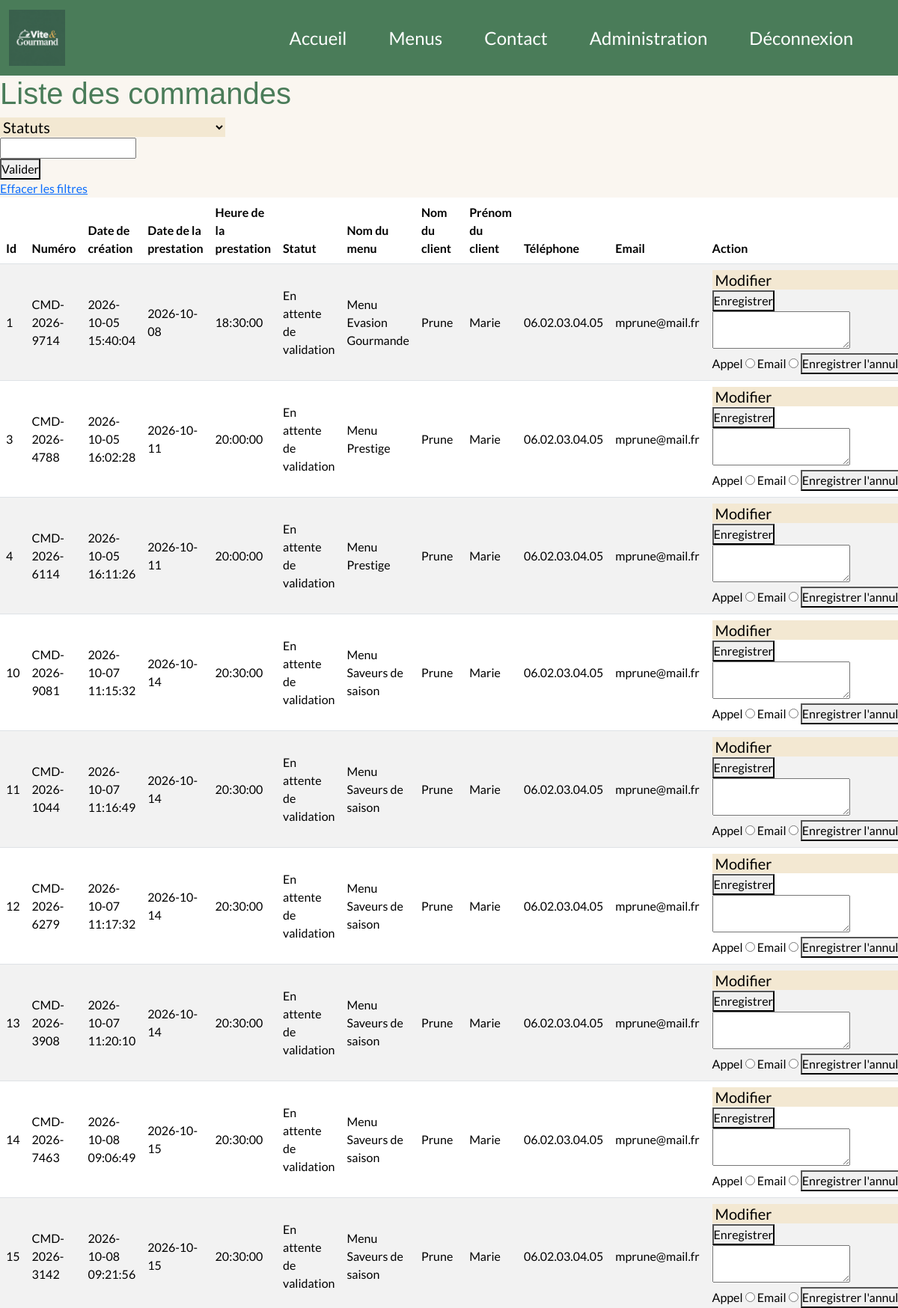
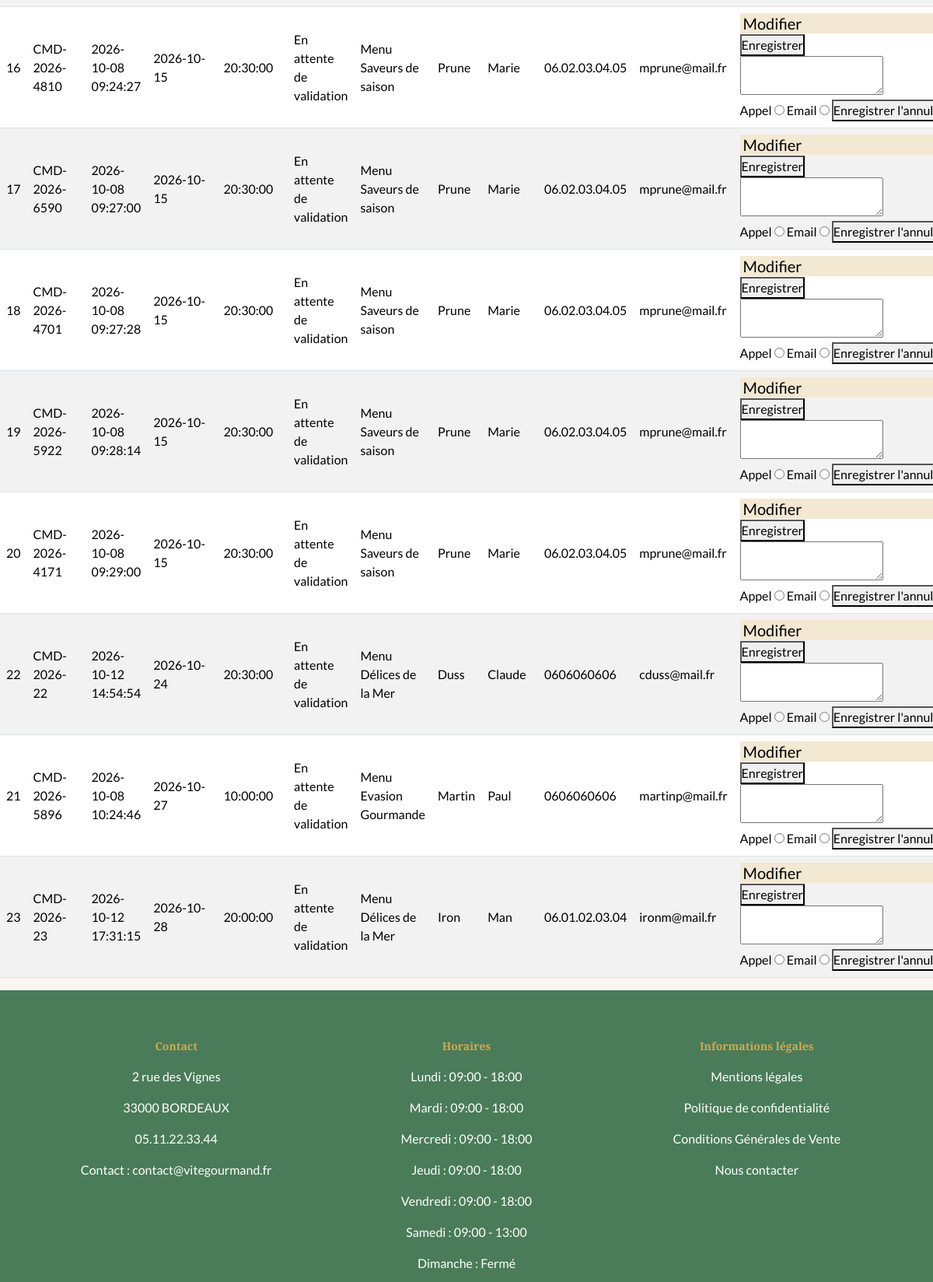
The app's page /?page=admin_commandes (signed in, upper part) with its own data (2 pictures, top to bottom).
### tables this page shows
CREATE TABLE IF NOT EXISTS commandes
(
id INT NOT NULL PRIMARY KEY AUTO_INCREMENT,
numero VARCHAR (20) UNIQUE NOT NULL,
statut VARCHAR (50) NOT NULL DEFAULT 'En attente de validation',
adresseLivraison VARCHAR (250) NOT NULL,
complementLivraison VARCHAR (250),
codePostalLivraison VARCHAR(20) NOT NULL,
communeLivraison VARCHAR(250) NOT NULL,
datePrestation DATE NOT NULL,
heurePrestation TIME NOT NULL,
nbPersonneCommande INTEGER NOT NULL,
prixTotal DECIMAL (10, 2) NOT NULL,
fraisLivraison DECIMAL (10, 2) NOT NULL,
montantRemise DECIMAL (10, 2) NOT NULL DEFAULT 0.00,
motifAnnulation VARCHAR (250),
modeContact VARCHAR (50),
dateCreation DATETIME NOT NULL DEFAULT CURRENT_TIMESTAMP,
menu_id INTEGER NOT NULL,
compte_id INTEGER NOT NULL,
Foreign Key (compte_id) REFERENCES comptes(id),
Foreign Key (menu_id) REFERENCES menus(id)
);

CREATE TABLE IF NOT EXISTS menus 
(
id INT NOT NULL PRIMARY KEY AUTO_INCREMENT,
nomMenu VARCHAR (250) NOT NULL,
description VARCHAR (250) NOT NULL,
theme VARCHAR (250) NOT NULL,
nbPersonneMin INTEGER NOT NULL,
prix FLOAT NOT NULL,
conditions VARCHAR (250) NOT NULL,
regime VARCHAR (250) NOT NULL,
allergenes VARCHAR (250) NOT NULL,
stock INTEGER NOT NULL,
image VARCHAR (250) NOT NULL
);

CREATE TABLE IF NOT EXISTS comptes 
(
id INT NOT NULL PRIMARY KEY AUTO_INCREMENT,
email VARCHAR (250) UNIQUE NOT NULL,
mot_de_passe_hash VARCHAR (250) NOT NULL,
nom VARCHAR (250) NOT NULL,
prenom VARCHAR (250) NOT NULL,
telephone VARCHAR (20),
adresse VARCHAR (250),
complement_adresse VARCHAR(250),
code_postal VARCHAR (20),
commune VARCHAR(250),
role VARCHAR (50) DEFAULT 'utilisateur',
actif BOOLEAN DEFAULT 1,
date_creation DATETIME DEFAULT CURRENT_TIMESTAMP
);

CREATE TABLE IF NOT EXISTS horaires 
(
id INT NOT NULL PRIMARY KEY AUTO_INCREMENT,
jour VARCHAR (15) NOT NULL,
heureDebut TIME  NULL,
heureFin TIME  NULL,
ouvert BOOLEAN DEFAULT 1
);

### src/Controller/CommandeController.php (called while the page is built, shortened)
<?php
class CommandeController
{
    private CommandeRepository $commandeRepository;
    public function __construct(CompteRepository $compteRepository, MenuRepository $menuRepository, CommandeRepository $commandeRepository, MailService $mailservice)
    {
        $this->commandeRepository = $commandeRepository;
    }
    public function showCommandesEmploye(): void {
        $filterStatut = $_GET['filter-statut'] ?? '';
        $filterNomClient = $_GET['nomClient'] ?? '';
        $listCommandes = $this->commandeRepository->findAllCommandesEmploye($filterStatut, $filterNomClient);
        require __DIR__ . '/../../templates/admin/admin_commandes.php';
    }
}

### src/Repository/CommandeRepository.php (called while the page is built, shortened)
<?php
class CommandeRepository {
    private Database $database;
    public function __construct(Database $database)
    {
        $this->database = $database;
    }
    public function findAllCommandesEmploye(string $statut, string $nom): array
    {
        $pdo = $this->database->getConnection();
        $stmt = $pdo->prepare("SELECT c.id, c.numero, c.dateCreation, c.datePrestation, c.heurePrestation, c.statut, m.nomMenu, co.nom, co.prenom, co.telephone, co.email FROM commandes c, menus m, comptes co WHERE c.menu_id = m.id AND c.compte_id = co.id AND (:statut = '' OR c.statut = :statut) AND (co.nom LIKE :nom) ORDER BY c.datePrestation, c.heurePrestation;");
        $stmt->execute(
            [
                ':statut' => $statut,
                ':nom' => $nom . '%'
            ]);
        $result = $stmt->fetchAll(PDO::FETCH_ASSOC);
        return $result;
    }
}

### src/Repository/HoraireRepository.php (called while the page is built, shortened)
<?php
class HoraireRepository
{
    private Database $database;
    public function __construct(Database $database)
    {
        $this->database = $database;
    }
    public function findAll(): array {
        $pdo = $this->database->getConnection();
        $horaires = $pdo->prepare("SELECT id, jour, heureDebut, heureFin, ouvert FROM horaires ORDER BY id;
        ");
        $horaires->execute();
        $result = $horaires->fetchAll(PDO::FETCH_ASSOC);
        return $result;
    }
}

### templates/admin/admin_commandes.php (the view, shortened to what this page needs)
<?php
    require __DIR__ . '/../partials/head.php';
?>
<body>
<?php
    require __DIR__ . '/../partials/header.php';
?>
<div>
    <h1 class="title-listCommandes">Liste des commandes</h1>
</div>
<section class="filter-commandes">
    <form action="/" method="GET">
    <div>
        <select name="filter-statut" id="filter-statut">
            <option value="">Statuts</option>
        </select>
    </div>
        <div>
            <input type="text" name="nomClient">
        </div>
        <div>
            <button>Valider</button>
        </div>
        <div>
            <a href="/?page=admin_commandes">Effacer les filtres</a>
        </div>
    </form>
<div class="table-responsive list-commandes">
    <table class="table align-middle table-striped table-grey table-hover">
        <thead>
            <tr>
            <th scope="col">Id</th>
            <th scope="col">Numéro</th>
            <th scope="col">Date de création</th>
            <th scope="col">Date de la prestation</th>
            <th scope="col">Heure de la prestation</th>
            <th scope="col">Statut</th>
            <th scope="col">Nom du menu</th>
            <th scope="col">Nom du client</th>
            <th scope="col">Prénom du client</th>
            <th scope="col">Téléphone</th>
            <th scope="col">Email</th>
            <th scope="col">Action</th>
            </tr>
        </thead>
        <tbody>
    <?php foreach ($listCommandes as $listCommande): ?>
            <tr>
            <td><?=  htmlspecialchars($listCommande['id']) ?></td>
            <td><?=  htmlspecialchars($listCommande['numero']) ?></td>
            <td><?=  htmlspecialchars($listCommande['dateCreation']) ?></td>
            <td><?=  htmlspecialchars($listCommande['datePrestation']) ?></td>
            <td><?=  htmlspecialchars($listCommande['heurePrestation']) ?></td>
            <td><?=  htmlspecialchars($listCommande['statut']) ?></td>
            <td><?=  htmlspecialchars($listCommande['nomMenu']) ?></td>
            <td><?=  htmlspecialchars($listCommande['nom']) ?></td>
            <td><?=  htmlspecialchars($listCommande['prenom']) ?></td>
            <td><?=  htmlspecialchars($listCommande['telephone']) ?></td>
            <td><?=  htmlspecialchars($listCommande['email']) ?></td>
            <td>
                <?php if ($listCommande['statut'] !== 'Terminée' && $listCommande['statut'] !== 'Annulée'): ?><div aria-hidden="true"></div>
                <form action="/?page=admin_commandes" method="POST">
                    <div>
                        <select id="actionStatut" name="statut">
                            <option value="">Modifier</option>
                        </select>
                        <button type="submit">Enregistrer</button>
                        </div>
                </form>
                <form action="/?page=annuler_commande" method="POST">
                    <textarea name="motifAnnulation" id="motifAnnulation"></textarea>
                    <div>
                        <label for="modeContactAppel<?= $listCommande['id'] ?>">Appel</label>
                        <input type="radio" name="modeContact" id="modeContactAppel<?= $listCommande['id'] ?>" value="Appel">
                        <label for="modeContactEmail<?= $listCommande['id'] ?>">Email</label>
                        <input type="radio" name="modeContact" id="modeContactEmail<?= $listCommande['id'] ?>" value="Email">
                        <button type="submit">Enregistrer l'annulation</button>
                    </div>
                </form>
                <?php else :?>
                    <p>Aucune action</p>
                <?php endif ?>
            </td>
            </tr>
    <?php endforeach ?>
        </tbody>
    </table>
</div>
<?php
    require __DIR__ . '/../partials/footer.php';
?>
</body>
</html>

### templates/partials/footer.php (shortened to what this page needs)
<?php
$data = new Database();
$horaireRepo = new HoraireRepository($data);
$horaires = $horaireRepo->findAll();
?>
<footer class="footer">
    <div class="row row-cols-3 row-cols-md-3 g-4 mon-footer">
        <div class="col">
            <h3 class="footer-title">Contact</h3>
            <div class="footer-inner">
                <p>2 rue des Vignes</p>
                <p>33000 BORDEAUX</p>
                <p>05.11.22.33.44</p>
                <p>Contact : contact@vitegourmand.fr</p>
            </div>
        </div>
        <div class="col">
            <h3 class="footer-title">Horaires</h3>
            <div class="footer-inner">
                <?php foreach ($horaires as $horaire): ?>
                    <?php if($horaire['ouvert'] !== 0) : ?>
                    <p><?= htmlspecialchars($horaire['jour']) . ' : ' . htmlspecialchars(substr($horaire['heureDebut'],0,5)) . ' - ' . htmlspecialchars(substr($horaire['heureFin'],0,5))?></p>
                    <?php else :?>
                    <p><?= htmlspecialchars($horaire['jour']) . ' : ' . 'Fermé'?></p>
                    <?php endif ?>
                <?php endforeach ?>
            </div>
        </div>
        <div class="col">
            <h3 class="footer-title">Informations légales</h3>
            <div class="footer-inner">
                <p>Mentions légales</p>
                <p>Politique de confidentialité</p>
                <p>Conditions Générales de Vente</p>
                    <div class="contact">
                        <a class="contact-link" href="/?page=contact">Nous contacter</a>
                    </div>
            </div>
        </div>
    </div>
</footer>

### public/css/style.css (style rules this page uses)
* { margin: 0; padding: 0; box-sizing: border-box; }
:root { --primary: #4A7C59; --secondary: #C4714A; --accent: #D4A853; --avis: rgb(243, 232, 210); --bg: #FAF6F0; --text: #2C2C2C; }
html { width: 100%; }
body { background-color: var(--bg); }
[class*="title"] { font-family: Playfair display, sans-serif; color: var(--primary); }
p { font-family: lato, sans-serif; }
body { font-family: lato, sans-serif; }
.footer { width: 100%; background-color: var(--primary); }
.mon-footer { display: flex; margin: auto; padding: 40px; }
.footer-title { color: var(--accent); font-size: 14px; font-weight: bold; display: flex; justify-content: center; }
.footer-inner { display: flex; flex-direction: column; align-items: center; padding: 10px; color: white; }
.contact-link { color: white; text-decoration: none; font-size: 16px; }
select { border: none; outline: none; background-color: var(--avis); font-size: 20px; }

### records on screen
commandes: id "1", numero "CMD-2026-9714", dateCreation "2026-10-05 15:40:04", datePrestation "2026-10-08", heurePrestation "18:30:00", statut "En attente de validation", menu.nomMenu "Menu Evasion Gourmande", compte.nom "Prune", compte.prenom "Marie", compte.telephone "06.02.03.04.05", compte.email "mprune@mail.fr"
commandes: id "3", numero "CMD-2026-4788", dateCreation "2026-10-05 16:02:28", datePrestation "2026-10-11", heurePrestation "20:00:00", statut "En attente de validation", menu.nomMenu "Menu Prestige", compte.nom "Prune", compte.prenom "Marie", compte.telephone "06.02.03.04.05", compte.email "mprune@mail.fr"
commandes: id "4", numero "CMD-2026-6114", dateCreation "2026-10-05 16:11:26", datePrestation "2026-10-11", heurePrestation "20:00:00", statut "En attente de validation", menu.nomMenu "Menu Prestige", compte.nom "Prune", compte.prenom "Marie", compte.telephone "06.02.03.04.05", compte.email "mprune@mail.fr"
commandes: id "10", numero "CMD-2026-9081", dateCreation "2026-10-07 11:15:32", datePrestation "2026-10-14", heurePrestation "20:30:00", statut "En attente de validation", menu.nomMenu "Menu Saveurs de saison", compte.nom "Prune", compte.prenom "Marie", compte.telephone "06.02.03.04.05", compte.email "mprune@mail.fr"
commandes: id "11", numero "CMD-2026-1044", dateCreation "2026-10-07 11:16:49", datePrestation "2026-10-14", heurePrestation "20:30:00", statut "En attente de validation", menu.nomMenu "Menu Saveurs de saison", compte.nom "Prune", compte.prenom "Marie", compte.telephone "06.02.03.04.05", compte.email "mprune@mail.fr"
commandes: id "12", numero "CMD-2026-6279", dateCreation "2026-10-07 11:17:32", datePrestation "2026-10-14", heurePrestation "20:30:00", statut "En attente de validation", menu.nomMenu "Menu Saveurs de saison", compte.nom "Prune", compte.prenom "Marie", compte.telephone "06.02.03.04.05", compte.email "mprune@mail.fr"
commandes: id "13", numero "CMD-2026-3908", dateCreation "2026-10-07 11:20:10", datePrestation "2026-10-14", heurePrestation "20:30:00", statut "En attente de validation", menu.nomMenu "Menu Saveurs de saison", compte.nom "Prune", compte.prenom "Marie", compte.telephone "06.02.03.04.05", compte.email "mprune@mail.fr"
commandes: id "14", numero "CMD-2026-7463", dateCreation "2026-10-08 09:06:49", datePrestation "2026-10-15", heurePrestation "20:30:00", statut "En attente de validation", menu.nomMenu "Menu Saveurs de saison", compte.nom "Prune", compte.prenom "Marie", compte.telephone "06.02.03.04.05", compte.email "mprune@mail.fr"
commandes: id "15", numero "CMD-2026-3142", dateCreation "2026-10-08 09:21:56", datePrestation "2026-10-15", heurePrestation "20:30:00", statut "En attente de validation", menu.nomMenu "Menu Saveurs de saison", compte.nom "Prune", compte.prenom "Marie", compte.telephone "06.02.03.04.05", compte.email "mprune@mail.fr"
commandes: id "16", numero "CMD-2026-4810", dateCreation "2026-10-08 09:24:27", datePrestation "2026-10-15", heurePrestation "20:30:00", statut "En attente de validation", menu.nomMenu "Menu Saveurs de saison", compte.nom "Prune", compte.prenom "Marie", compte.telephone "06.02.03.04.05", compte.email "mprune@mail.fr"
commandes: id "17", numero "CMD-2026-6590", dateCreation "2026-10-08 09:27:00", datePrestation "2026-10-15", heurePrestation "20:30:00", statut "En attente de validation", menu.nomMenu "Menu Saveurs de saison", compte.nom "Prune", compte.prenom "Marie", compte.telephone "06.02.03.04.05", compte.email "mprune@mail.fr"
commandes: id "18", numero "CMD-2026-4701", dateCreation "2026-10-08 09:27:28", datePrestation "2026-10-15", heurePrestation "20:30:00", statut "En attente de validation", menu.nomMenu "Menu Saveurs de saison", compte.nom "Prune", compte.prenom "Marie", compte.telephone "06.02.03.04.05", compte.email "mprune@mail.fr"
commandes: id "19", numero "CMD-2026-5922", dateCreation "2026-10-08 09:28:14", datePrestation "2026-10-15", heurePrestation "20:30:00", statut "En attente de validation", menu.nomMenu "Menu Saveurs de saison", compte.nom "Prune", compte.prenom "Marie", compte.telephone "06.02.03.04.05", compte.email "mprune@mail.fr"
commandes: id "20", numero "CMD-2026-4171", dateCreation "2026-10-08 09:29:00", datePrestation "2026-10-15", heurePrestation "20:30:00", statut "En attente de validation", menu.nomMenu "Menu Saveurs de saison", compte.nom "Prune", compte.prenom "Marie", compte.telephone "06.02.03.04.05", compte.email "mprune@mail.fr"
commandes: id "22", numero "CMD-2026-22", dateCreation "2026-10-12 14:54:54", datePrestation "2026-10-24", heurePrestation "20:30:00", statut "En attente de validation", menu.nomMenu "Menu Délices de la Mer", compte.nom "Duss", compte.prenom "Claude", compte.telephone "0606060606", compte.email "cduss@mail.fr"
commandes: id "21", numero "CMD-2026-5896", dateCreation "2026-10-08 10:24:46", datePrestation "2026-10-27", heurePrestation "10:00:00", statut "En attente de validation", menu.nomMenu "Menu Evasion Gourmande", compte.nom "Martin", compte.prenom "Paul", compte.telephone "0606060606", compte.email "martinp@mail.fr"
commandes: id "23", numero "CMD-2026-23", dateCreation "2026-10-12 17:31:15", datePrestation "2026-10-28", heurePrestation "20:00:00", statut "En attente de validation", menu.nomMenu "Menu Délices de la Mer", compte.nom "Iron", compte.prenom "Man", compte.telephone "06.01.02.03.04", compte.email "ironm@mail.fr"
horaires: jour "Lundi", heureDebut "09:00", heureFin "18:00"
horaires: jour "Mardi", heureDebut "09:00", heureFin "18:00"
horaires: jour "Mercredi", heureDebut "09:00", heureFin "18:00"
horaires: jour "Jeudi", heureDebut "09:00", heureFin "18:00"
horaires: jour "Vendredi", heureDebut "09:00", heureFin "18:00"
horaires: jour "Samedi", heureDebut "09:00", heureFin "13:00"
horaires: jour "Dimanche"
